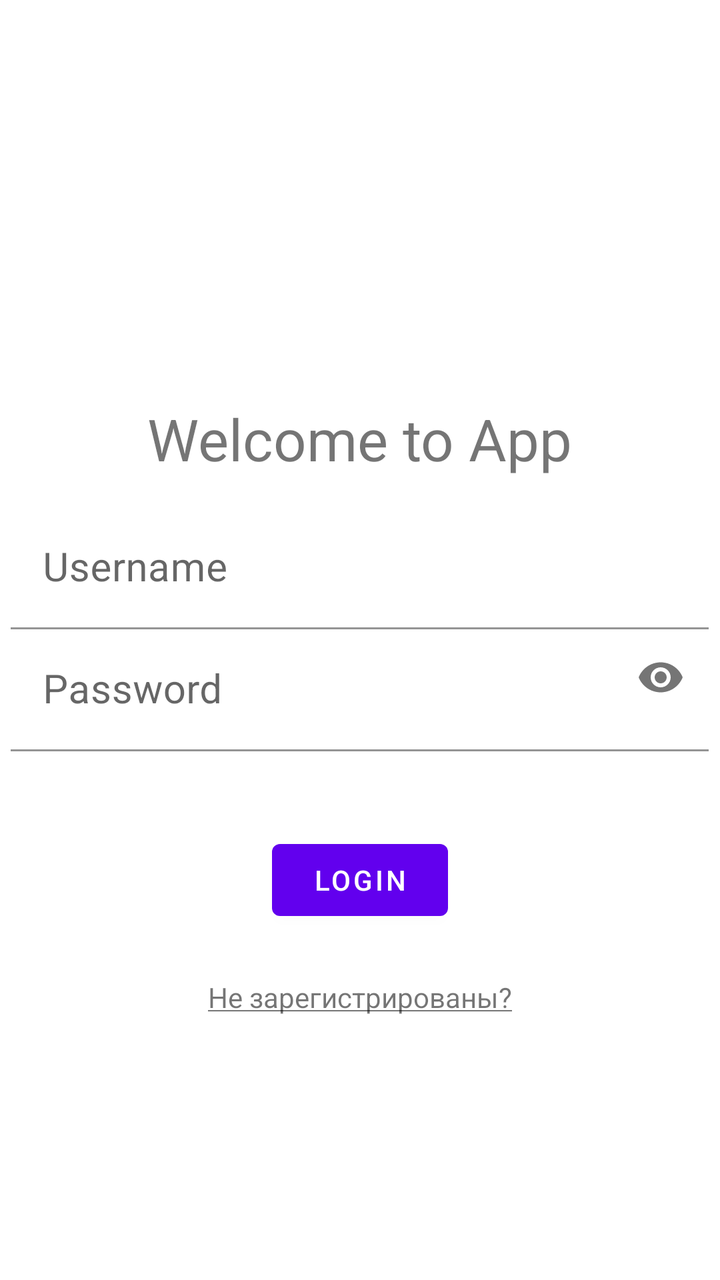
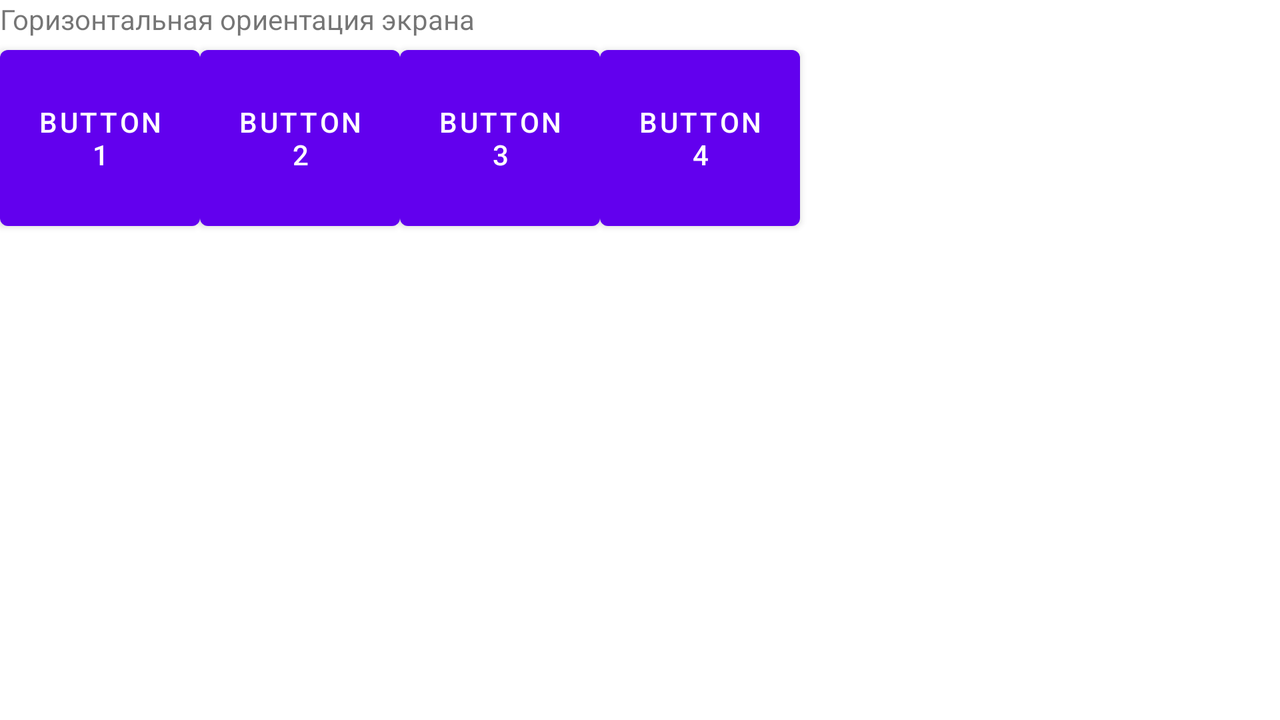

First picture: res/layout/ on a phone held upright. Second picture: the repository's own variant of that layout, on a device whose configuration matches the variant's folder. Source for both follows.
<!-- AndroidManifest.xml: application theme Theme.AndroidProj1 -->
<!-- res/layout/myscreen.xml -->
<?xml version="1.0" encoding="utf-8"?>
<androidx.constraintlayout.widget.ConstraintLayout xmlns:android="http://schemas.android.com/apk/res/android"
    xmlns:app="http://schemas.android.com/apk/res-auto"
    xmlns:tools="http://schemas.android.com/tools"
    android:layout_width="match_parent"
    android:layout_height="match_parent"
    app:passwordToggleEnabled="true"
    tools:context=".MainActivity">

    <LinearLayout
        android:layout_width="match_parent"
        android:layout_height="match_parent"
        android:orientation="vertical">

        <TextView
            android:layout_width="wrap_content"
            android:layout_height="wrap_content"
            android:layout_gravity="center_horizontal"
            android:layout_marginTop="200dp"
            android:text="Welcome to App"
            android:textSize="29dp"></TextView>

        <com.google.android.material.textfield.TextInputLayout
            android:focusable="true"
            android:focusableInTouchMode="true"
            android:layout_marginTop="15dp"
            android:layout_width="match_parent"
            android:layout_height="wrap_content"
            app:boxBackgroundColor="@color/white">

            <com.google.android.material.textfield.TextInputEditText
                android:textSize="20dp"
                android:id="@+id/etUsername"
                android:layout_width="349dp"
                android:layout_height="wrap_content"
                android:layout_gravity="center_horizontal"
                android:inputType="text"
                android:shadowColor="@color/white"
                android:hint="Username"/>
        </com.google.android.material.textfield.TextInputLayout>

        <com.google.android.material.textfield.TextInputLayout
            android:id="@+id/textInputLayout"
            android:layout_width="match_parent"
            android:layout_height="wrap_content"
            app:boxBackgroundColor="@color/white"
            app:endIconMode="password_toggle"
            app:errorEnabled="true">

            <com.google.android.material.textfield.TextInputEditText
                android:textSize="20dp"
                android:id="@+id/etPassword"
                android:layout_width="349dp"
                android:layout_height="wrap_content"
                android:layout_gravity="center_horizontal"
                android:inputType="textPassword"
                android:shadowColor="@color/white"
                android:hint="Password"/>
        </com.google.android.material.textfield.TextInputLayout>

        <Button
            android:id="@+id/btnLogin"
            android:layout_width="wrap_content"
            android:layout_height="wrap_content"
            android:layout_gravity="center_horizontal"
            android:layout_marginTop="20dp"
            android:text="Login"></Button>

        <TextView
            android:onClick="getRegistrationActivity"
            android:clickable="true"
            android:layout_marginTop="25dp"
            android:layout_width="wrap_content"
            android:layout_height="wrap_content"
            android:layout_gravity="center_horizontal"
            android:text="@string/reg"
            android:textSize="14dp">
        </TextView>
    </LinearLayout>

</androidx.constraintlayout.widget.ConstraintLayout>
<!-- resources referenced by this layout -->
<resources>
  <string name="reg"><u>Не зарегистрированы?</u></string>
  <style name="Theme.AndroidProj1" parent="Theme.MaterialComponents.DayNight.DarkActionBar">
          
          <item name="colorPrimary">@color/purple_500</item>
          <item name="colorPrimaryVariant">@color/purple_700</item>
          <item name="colorOnPrimary">@color/white</item>
          
          <item name="colorSecondary">@color/teal_200</item>
          <item name="colorSecondaryVariant">@color/teal_700</item>
          <item name="colorOnSecondary">@color/black</item>
          
          <item name="android:statusBarColor" tools:targetApi="l">?attr/colorPrimaryVariant</item>
          
      </style>
</resources>
<!-- res/layout-land/myscreen.xml (the repository's variant of the layout above) -->
<!-- drawn on the phone turned sideways -->
<?xml version="1.0" encoding="utf-8"?>
    <LinearLayout
        xmlns:android="http://schemas.android.com/apk/res/android"
        android:layout_width="match_parent"
        android:layout_height="match_parent"
        android:orientation="vertical">
        <TextView
            android:id="@+id/textView1"
            android:layout_width="wrap_content"
            android:layout_height="wrap_content"
            android:text="Горизонтальная ориентация экрана">
        </TextView>
        <LinearLayout
            android:id="@+id/linearLayout1"
            android:layout_width="match_parent"
            android:layout_height="wrap_content"
            android:orientation="horizontal">
            <Button
                android:id="@+id/button1"
                android:layout_width="100dp"
                android:layout_height="100dp"
                android:text="Button1">
            </Button>
            <Button
                android:id="@+id/button2"
                android:layout_width="100dp"
                android:layout_height="100dp"
                android:text="Button2">
            </Button>
            <Button
                android:id="@+id/button3"
                android:layout_width="100dp"
                android:layout_height="100dp"
                android:text="Button3">
            </Button>
            <Button
                android:id="@+id/button4"
                android:layout_width="100dp"
                android:layout_height="100dp"
                android:text="Button4">
            </Button>
        </LinearLayout>
    </LinearLayout>
<!-- resources referenced by the variant -->
<!-- as the phone turned sideways resolves them -->
<resources>
  <style name="Theme.AndroidProj1" parent="Theme.MaterialComponents.DayNight.DarkActionBar">
          
          <item name="colorPrimary">@color/purple_500</item>
          <item name="colorPrimaryVariant">@color/purple_700</item>
          <item name="colorOnPrimary">@color/white</item>
          
          <item name="colorSecondary">@color/teal_200</item>
          <item name="colorSecondaryVariant">@color/teal_700</item>
          <item name="colorOnSecondary">@color/black</item>
          
          <item name="android:statusBarColor" tools:targetApi="l">?attr/colorPrimaryVariant</item>
          
      </style>
</resources>
